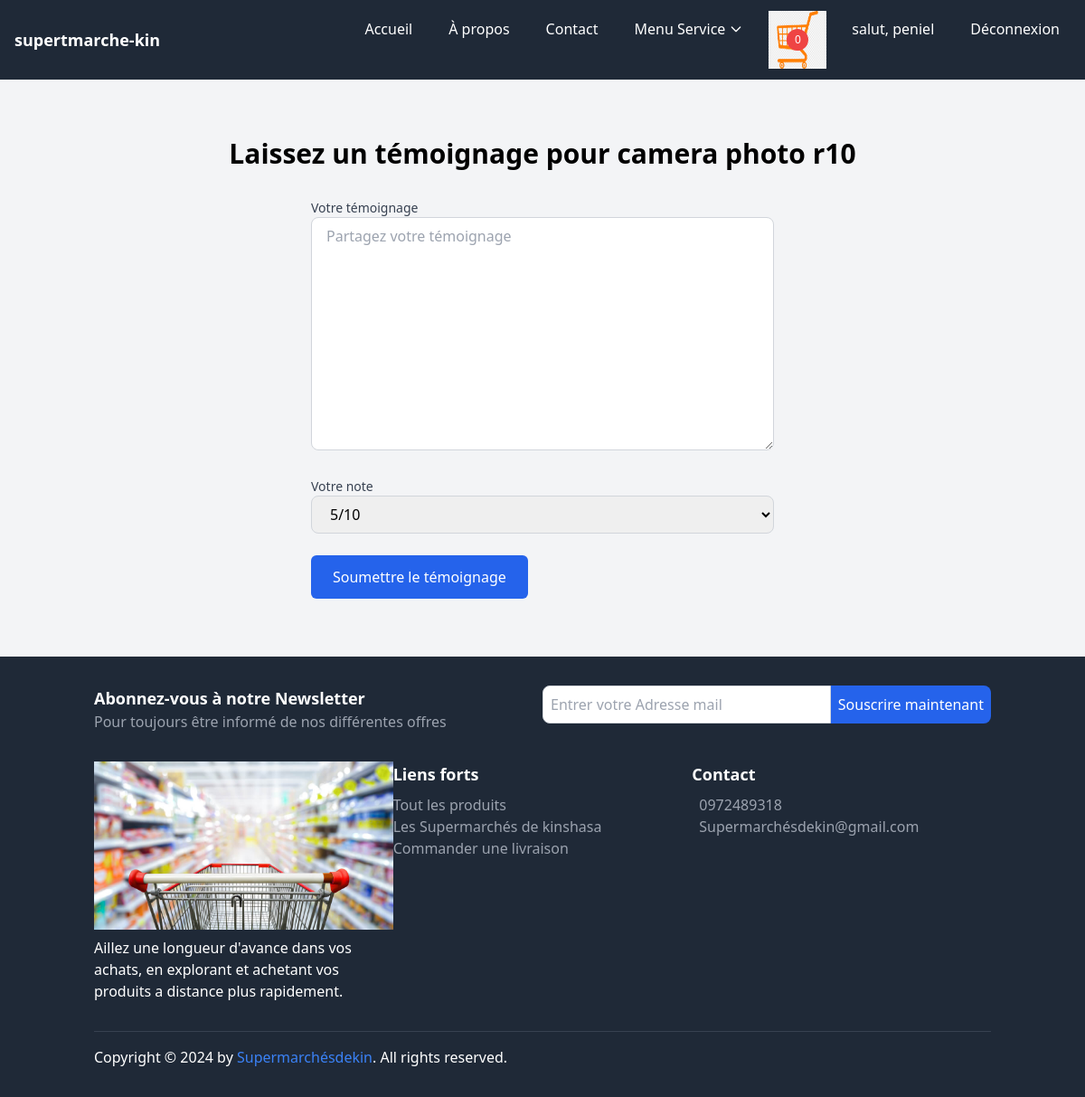
Page /user/product/8/add_testimonialproduct/ (signed in) on the committed database.
### core/models.py (models this page shows, shortened)
class Cart(models.Model):
    user = models.ForeignKey(settings.AUTH_USER_MODEL, on_delete=models.CASCADE, related_name='carts')
    created_at = models.DateTimeField(auto_now_add=True)
    is_ordered = models.BooleanField(default=False)
    is_active = models.BooleanField(default=True) # Ajoutez ce champ
    def get_item_count(self):
        return sum(item.quantity for item in self.items.all())

class CustomUser(AbstractUser):
    email = models.EmailField(unique=True)
    profile_pic = models.ImageField(upload_to="p_img", blank=True, null=True)
    address = models.CharField(max_length=50, blank=True, null=True)
    phone = models.CharField(max_length=11, blank=True, null=True)
    role = models.CharField(max_length=50, blank=True, null=True)
    bio = models.TextField(blank=True, null=True)
    USERNAME_FIELD = 'email'
    REQUIRED_FIELDS = ('username',)

class Product(models.Model):
    store = models.ForeignKey(Store, on_delete=models.CASCADE, related_name="products")
    category = models.ForeignKey(Category, on_delete=models.CASCADE, related_name="products")
    name = models.CharField(max_length=255)
    description = models.TextField()
    price = models.DecimalField(max_digits=10, decimal_places=2)
    stock = models.PositiveIntegerField()
    image = models.ImageField(upload_to='products/', null=True, blank=True)
    image_galerie = models.ImageField(upload_to='product/galerie/', null=True, blank=True, verbose_name="Image galerie")
    created_at = models.DateTimeField(auto_now_add=True)

### core/views.py (the view)
# urls.py: path('product/<int:id>/add_testimonialproduct/', views.add_testimonialproduct, name='add_testimonialproduct'),
def add_testimonialproduct(request, id):
    product = Product.objects.get(id=id)
    if request.method == 'POST':
        form = TestimonialproductForm(request.POST)
        if form.is_valid():
            testimonial = form.save(commit=False)
            testimonial.user = request.user  # Assigner l'utilisateur connecté
            testimonial.product = product  # Assigner le magasin
            testimonial.save()
            messages.success(request, 'votre témoignage a été ajoutée avec succès.')
            return redirect('product_detail', id=product.id)
    else:
        form = TestimonialproductForm()
    return render(request, 'core/add_testimonialproduct.html', {'form': form, 'product': product})

### core/forms.py
class TestimonialproductForm(forms.ModelForm):
    class Meta:
        model = Testimonialproduct
        fields = ['content', 'rating']  # Le champ 'store' est exclu car il est automatiquement pris en compte
        widgets = {
            'content': forms.Textarea(attrs={
                'class': 'w-full px-4 py-2 border border-gray-300 rounded-lg focus:outline-none focus:ring-2 focus:ring-blue-500',
                'placeholder': 'Partagez votre témoignage'
            }),
            'rating': forms.Select(choices=Testimonial.RATING_CHOICES, attrs={
                'class': 'w-full px-4 py-2 border border-gray-300 rounded-lg focus:outline-none focus:ring-2 focus:ring-blue-500'
            })
        }

### core/context_processors.py (called while the page is built)
def cart(request):
    if request.user.is_authenticated:
        cart = get_or_create_cart(request.user)
    else:
        cart = None
    return {'cart': cart}

### core/utils.py (called while the page is built)
def get_or_create_cart(user):
    cart, created = Cart.objects.get_or_create(user=user, is_active=True)
    return cart

### core/templates/core/add_testimonialproduct.html (shortened to what this page needs)
{% extends 'base.html' %}
{% load static %}
{% block content %}
<section class="container mx-auto py-16">
    <h2 class="text-3xl font-bold text-center mb-8">Laissez un témoignage pour {{ product.name }}</h2>
    <form method="POST" class="w-full max-w-lg mx-auto">
        <div class="space-y-6">
            <div>
                <label for="id_content" class="block text-sm font-medium text-gray-700">Votre témoignage</label>
                {{ form.content }}
            </div>
            <div>
                <label for="id_rating" class="block text-sm font-medium text-gray-700">Votre note</label>
                {{ form.rating }}
            </div>
        </div>
        <button type="submit" class="mt-6 px-6 py-3 bg-blue-600 text-white rounded-md hover:bg-blue-700 transition duration-300">
            Soumettre le témoignage
        </button>
    </form>
</section>
{% endblock %}

### templates/base.html (shortened to what this page needs)
{% load static %}
<!DOCTYPE html>
<html lang="fr">
<head>
    <link href="https://cdn.jsdelivr.net/npm/tailwindcss@2.2.19/dist/tailwind.min.css" rel="stylesheet">
</head>
<body class="bg-gray-100">
    <nav class="bg-gray-800 text-white">
        <div class="max-w-7xl mx-auto px-4 py-3 flex justify-between items-center">
            <div class="text-lg font-bold">
                <a href="{% url 'index' %}" class="text-white hover:underline">supertmarche-kin</a>
            </div>
            <div class="hidden md:flex space-x-4">
                <a href="{% url 'index' %}" class="hover:bg-gray-700 px-3 py-2 rounded">Accueil</a>
                <a href="{% url 'apropos' %}" class="hover:bg-gray-700 px-3 py-2 rounded">À propos</a>
                <a href="{% url 'contact' %}" class="hover:bg-gray-700 px-3 py-2 rounded">Contact</a>
<div class="relative">
    <button class="hover:bg-gray-700 px-3 py-2 rounded inline-flex items-center" id="immoDropdownButton">
       Menu Service
        <svg class="ml-1 w-4 h-4" fill="none" stroke="currentColor" viewBox="0 0 24 24" xmlns="http://www.w3.org/2000/svg">
            <path stroke-linecap="round" stroke-linejoin="round" stroke-width="2" d="M19 9l-7 7-7-7"></path>
        </svg>
    </button>
</div>
<a href="{% url 'cart_detail' %}" class="relative inline-block">
    <span id="cart-items-count" class="absolute top-1/2 left-1/2 bg-red-500 text-white rounded-full w-6 h-6 flex items-center justify-center text-xs transform -translate-x-1/2 -translate-y-1/2">
        {{ cart.get_item_count }}
    </span>
</a>
                {% if request.user.is_authenticated %}
                    <a href="{% url 'profile' %}" class="hover:bg-gray-700 px-3 py-2 rounded">salut, {{ request.user.username }}</a>
                    <a href="{% url 'signout' %}" class="hover:bg-gray-700 px-3 py-2 rounded">Déconnexion</a>
                {% else %}
                    <a href="{% url 'signup' %}" class="hover:bg-gray-700 px-3 py-2 rounded">S'inscrire</a>
                    <a href="{% url 'signin' %}" class="hover:bg-gray-700 px-3 py-2 rounded">Connexion</a>
                {% endif %}
            </div>
        </div>
    </nav>
      {% block content %}{% endblock content %}
    <footer class="bg-gray-800 text-white py-8">
        <div class="container mx-auto px-4">
            <div class="mb-8">
                <div class="flex flex-col md:flex-row">
                    <div class="md:w-1/2 mb-4 md:mb-0">
                        <h3 class="text-lg font-bold">Abonnez-vous à notre Newsletter</h3>
                        <p class="text-gray-400">Pour toujours être informé de nos différentes offres</p>
                    </div>
                    <div class="md:w-1/2">
                        <form action="https://api.web3forms.com/submit" method="POST" class="flex">
                            <input type="email" name="email" placeholder="Entrer votre Adresse mail" required class="flex-1 p-2 rounded-l-lg border border-gray-300" />
                            <button class="bg-blue-600 text-white p-2 rounded-r-lg">Souscrire maintenant</button>
                        </form>
                    </div>
                </div>
            </div>
            <div class="flex flex-col md:flex-row mb-8">
                <div class="md:w-1/3 mb-4 md:mb-0">
                    <div class="footer-logo mb-2">
                        <img class="img-fluid" src="{% static 'img/her2.jpg' %}" alt="">
                    </div>
                    <p>Aillez une longueur d'avance dans vos achats, en explorant et achetant vos produits a distance plus rapidement.</p>
                </div>
                <div class="md:w-1/3 mb-4 md:mb-0">
                    <h3 class="text-lg font-bold">Liens forts</h3>
                    <ul class="mt-2">
                        <li><a href="{% url 'list_product' %}" class="text-gray-400 hover:text-white">Tout les produits</a></li>
                        <li><a href="{% url 'list_store' %}" class="text-gray-400 hover:text-white">Les Supermarchés de kinshasa</a></li>
                        <li><a href="{% url 'creer_commande' %}" class="text-gray-400 hover:text-white">Commander une livraison</a></li>
                    </ul>
                </div>
                <div class="md:w-1/3">
                    <h3 class="text-lg font-bold">Contact</h3>
                    <div class="mt-2">
                        <p class="flex items-center"><a href="callto:+243 97 24 89 318" class="text-gray-400 hover:text-white">0972489318</a></p>
                        <p class="flex items-center"><a href="mailto:ngelekapeniel@gmail.com" class="text-gray-400 hover:text-white">Supermarchésdekin@gmail.com</a></p>
                    </div>
                </div>
            </div>
            <div class="border-t border-gray-700 pt-4">
                <div class="flex justify-between items-center">
                    <div>
                        <p class="mb-0">Copyright © 2024 by <a href="#" class="text-blue-500 hover:underline">Supermarchésdekin</a>. All rights reserved.</p>
                    </div>
                </div>
            </div>
        </div>
    </footer>
</body>
</html>

### rows in the picture
Cart: get_item_count "0"
CustomUser: user.username "peniel"
Product: name "camera photo r10"
